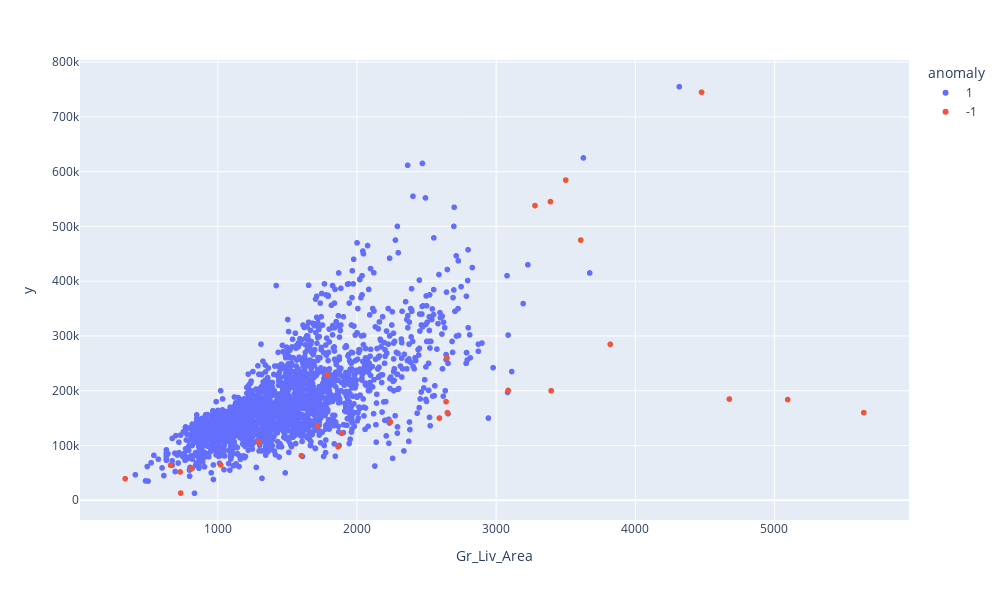

The notebook cell saved with this chart:
### Code cell
X_temp['anomaly'] = X_temp['anomaly'].astype(str)
fig=px.scatter(X_temp, x="Gr_Liv_Area", y=y_train, color="anomaly",width=1000, height=600)
fig.show()
X_temp['anomaly']=X_temp['anomaly'].astype(float)

### Figure 1 — Plotly figure (JSON) as saved in the notebook; plotly's stock layout.template omitted (floating-point values rounded to 4 significant figures; data arrays with more than 128 entries replaced by an {"elided": "..."} marker saying what was removed)
{"data": [{"hovertemplate": "anomaly=1<br>Gr_Liv_Area=%{x}<br>y=%{y}<extra></extra>", "legendgroup": "1", "marker": {"color": "#636efa", "symbol": "circle"}, "mode": "markers", "name": "1", "showlegend": true, "type": "scattergl", "x": {"elided": "2169 int values"}, "xaxis": "x", "y": {"elided": "2169 int values"}, "yaxis": "y"}, {"hovertemplate": "anomaly=-1<br>Gr_Liv_Area=%{x}<br>y=%{y}<extra></extra>", "legendgroup": "-1", "marker": {"color": "#EF553B", "symbol": "circle"}, "mode": "markers", "name": "-1", "showlegend": true, "type": "scattergl", "x": [733, 2650, 1600, 3608, 3390, 1716, 3086, 5642, 1020, 1864, 2640, 3500, 1889, 660, 2646, 1786, 1294, 334, 4476, 5095, 2240, 810, 3279, 3820, 3395, 4676, 729, 2592], "xaxis": "x", "y": [13100, 160000, 81500, 475000, 545224, 135900, 200500, 160000, 64500, 97500, 180000, 584500, 122000, 63900, 260000, 228950, 106250, 39300, 745000, 183850, 142953, 57625, 538000, 284700, 200000, 184750, 51689, 150000], "yaxis": "y"}], "layout": {"height": 600, "legend": {"title": {"text": "anomaly"}, "tracegroupgap": 0}, "margin": {"t": 60}, "width": 1000, "xaxis": {"anchor": "y", "domain": [0, 1], "title": {"text": "Gr_Liv_Area"}}, "yaxis": {"anchor": "x", "domain": [0, 1], "title": {"text": "y"}}}}
